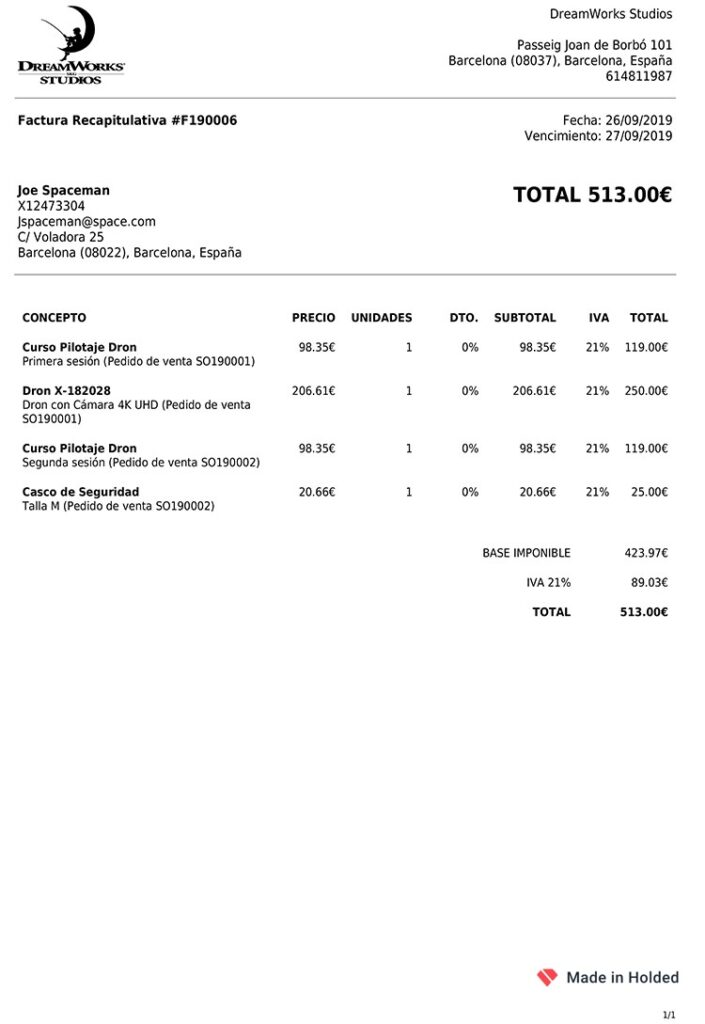
#> input picture PruebaFacturas/ejemplo1.jpg, 705 x 1024 px; its folder holds only this picture in this run
$ python -i utilsImage.py   (imports and definitions only)
#> lines starting #> are read from the running program, lines starting #| are printed output that depends on the picture; after the words box and inside, x2 and y2 are one past the last pixel; in counts of white or black regions, pixels touching at a corner belong together
from pathlib import Path
from typing import List
import numpy as np
import cv2

def load_image(path: str) -> np.ndarray:
    img = cv2.imread(path)
    if img is None:
        raise FileNotFoundError(f"No pude leer la imagen: {path}")
    return img

def preprocess(
    img: np.ndarray,
    grayscale: bool = True,
    thresh_binary: bool = True,
    blur: bool = False
) -> np.ndarray:
    out = img.copy()
    if grayscale:
        out = cv2.cvtColor(out, cv2.COLOR_BGR2GRAY)
    if blur:
        out = cv2.GaussianBlur(out, (3, 3), 0)
    if thresh_binary and len(out.shape) == 2:
        _, out = cv2.threshold(out, 0, 255, cv2.THRESH_BINARY + cv2.THRESH_OTSU)
    return out

def to_png_bytes(img: np.ndarray) -> bytes:
    ok, buf = cv2.imencode(".png", img)
    if not ok:
        raise RuntimeError("No pude codificar la imagen a PNG.")
    return buf.tobytes()

def list_images(folder: str) -> List[Path]:
    p = Path(folder)
    exts = (".png", ".jpg", ".jpeg", ".tif", ".tiff", ".bmp", ".webp")
    return sorted([f for f in p.glob("*") if f.suffix.lower() in exts])

>>> import cv2
>>> picture = cv2.imread('../PruebaFacturas/ejemplo1.jpg')
#> picture is the input picture: shape (1024, 705, 3); mean B, G, R 248.4, 248.4, 248.4
>>> result = preprocess(picture)
#> in preprocess, `_, out = cv2.threshold(out, 0, 255, cv2.THRESH_BINARY + cv2.THRESH_OTSU)`:
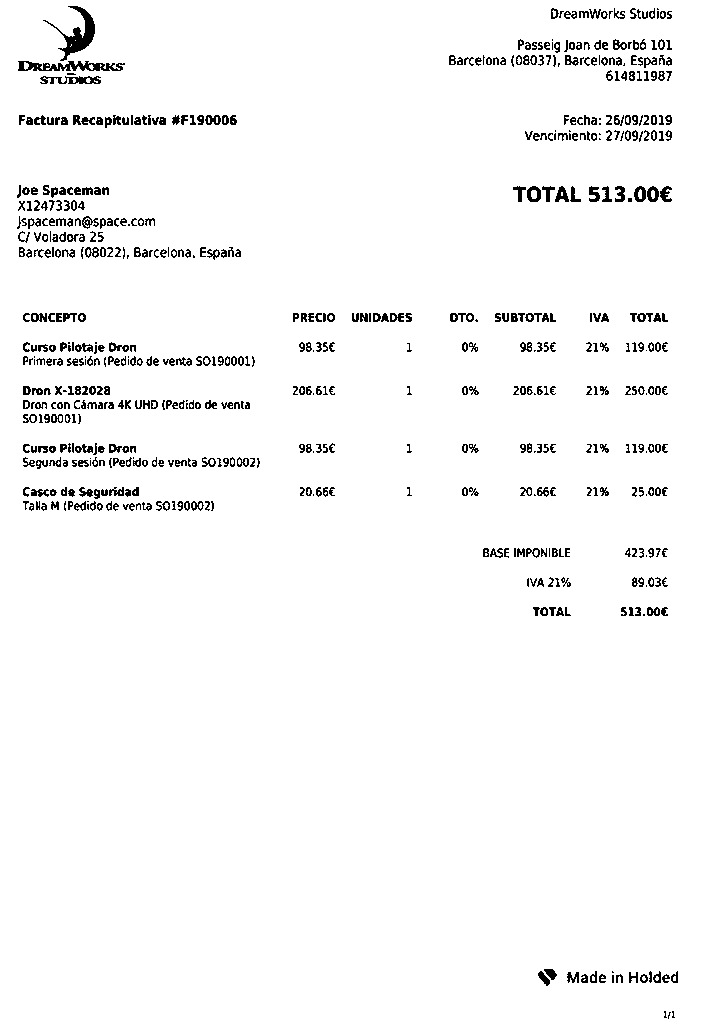
#> out: shape (1024, 705); 96.9% white; black in thin lines or dots

$ run again, on PruebaFacturas/ejemplo3.png
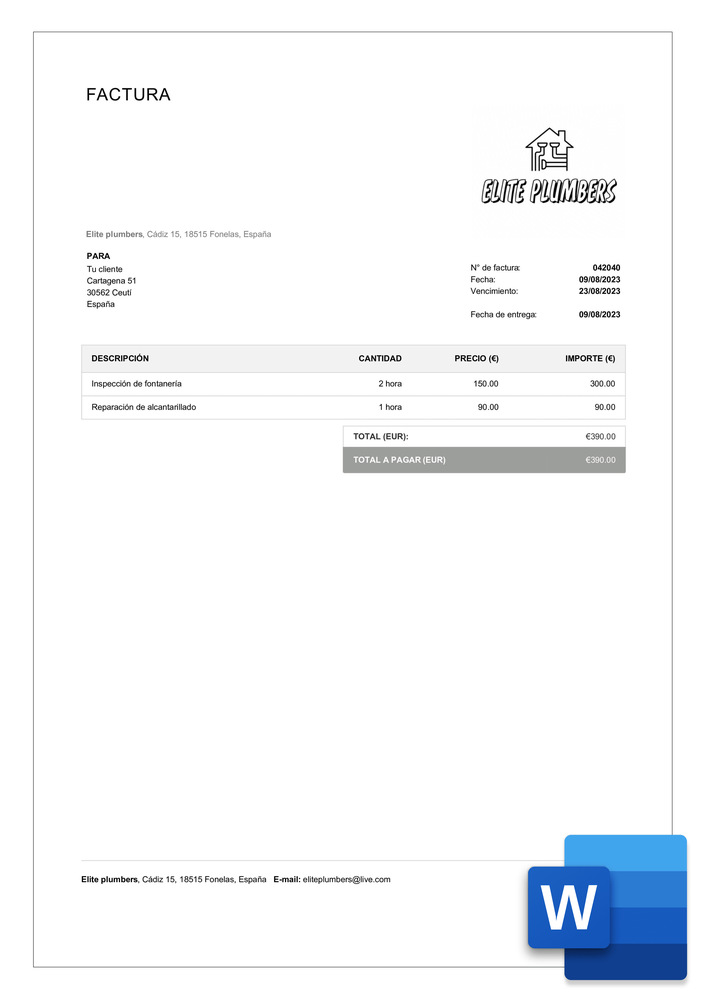
#> input picture PruebaFacturas/ejemplo3.png, 706 x 999 px, shrunk from 3572 x 5055 before the run
#> picture is the input picture: shape (999, 706, 3); mean B, G, R 249.3, 246.9, 244.9
#> in preprocess, `out = cv2.cvtColor(out, cv2.COLOR_BGR2GRAY)`:
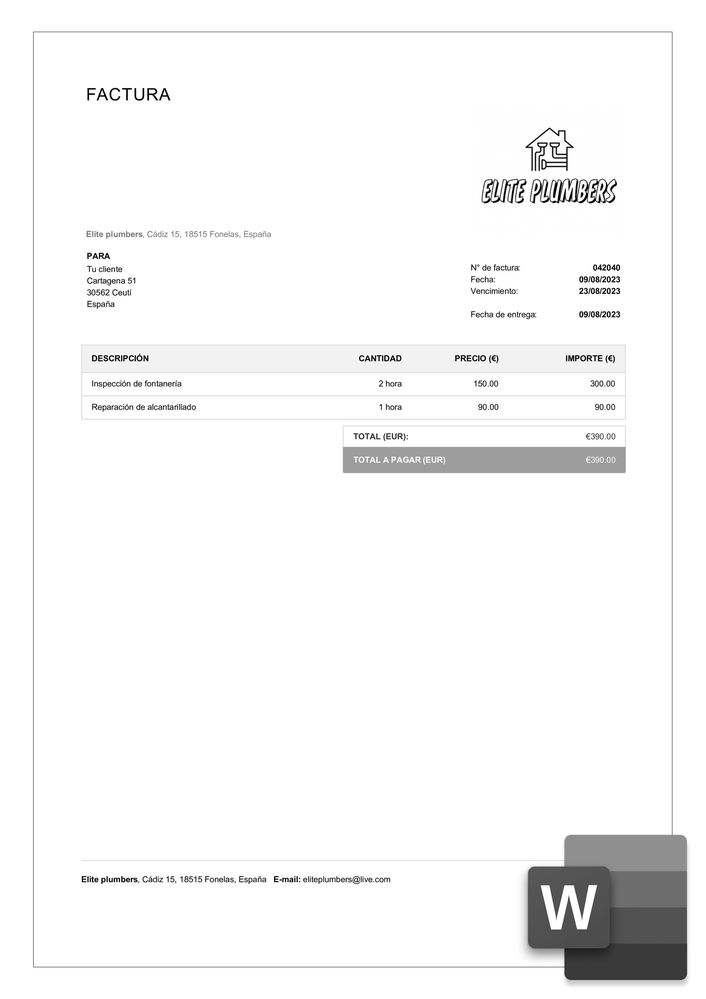
#> out: shape (999, 706); min 0, max 255, mean 246.6
#> in preprocess, `_, out = cv2.threshold(out, 0, 255, cv2.THRESH_BINARY + cv2.THRESH_OTSU)`:
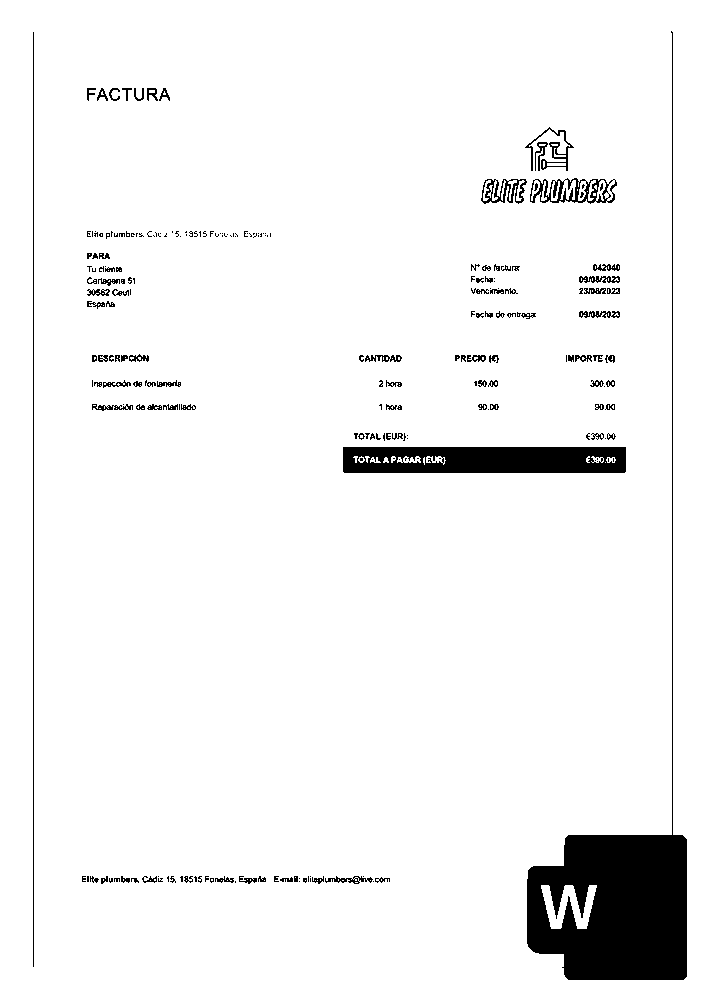
#> out: shape (999, 706); 94.9% white; 227 black regions (125 under 20 px), largest, box (x1, y1, x2, y2) and area: (527, 31, 687, 980) 20564, (343, 447, 626, 473) 6857, (33, 32, 34, 967) 935
